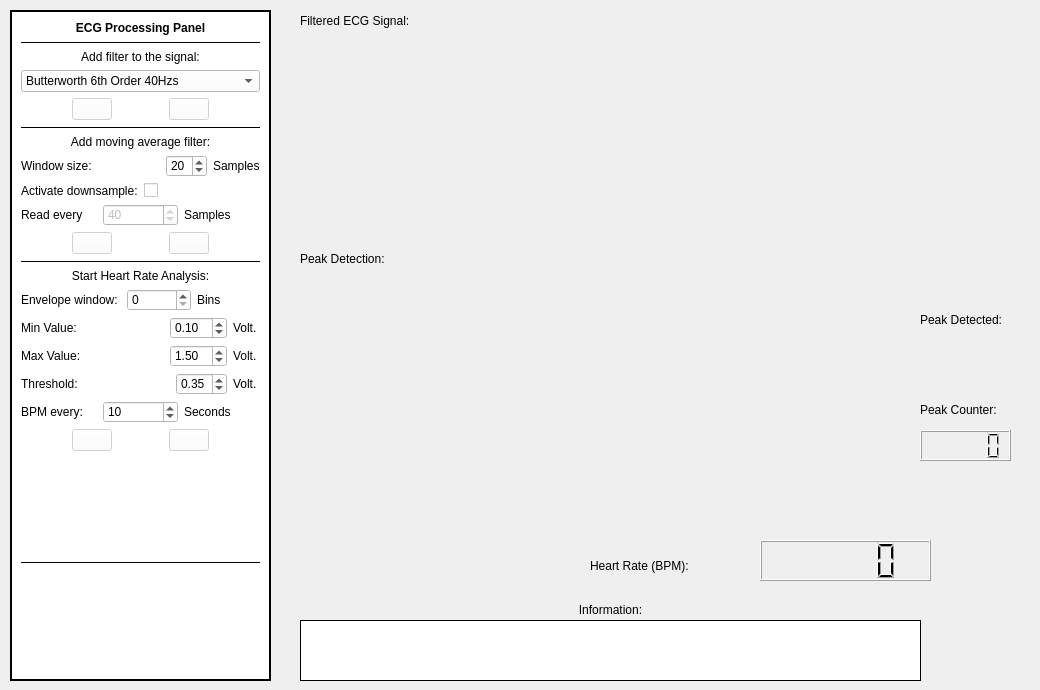
    <widget class="QWidget" name="tabEcgProcessor">
     <attribute name="title">
      <string>ECG Signal Processing</string>
     </attribute>
     <widget class="QWidget" name="verticalLayoutWidget_7">
      <property name="geometry">
       <rect>
        <x>300</x>
        <y>40</y>
        <width>611</width>
        <height>191</height>
       </rect>
      </property>
      <layout class="QVBoxLayout" name="plotEcgProcesado"/>
     </widget>
     <widget class="QLabel" name="label_54">
      <property name="geometry">
       <rect>
        <x>300</x>
        <y>10</y>
        <width>221</width>
        <height>21</height>
       </rect>
      </property>
      <property name="text">
       <string>Filtered ECG Signal:</string>
      </property>
     </widget>
     <widget class="QFrame" name="verticalFrame_5">
      <property name="geometry">
       <rect>
        <x>10</x>
        <y>10</y>
        <width>261</width>
        <height>671</height>
       </rect>
      </property>
      <property name="palette">
       <palette>
        <active>
         <colorrole role="Button">
          <brush brushstyle="SolidPattern">
           <color alpha="255">
            <red>255</red>
            <green>255</green>
            <blue>255</blue>
           </color>
          </brush>
         </colorrole>
         <colorrole role="Base">
          <brush brushstyle="SolidPattern">
           <color alpha="255">
            <red>255</red>
            <green>255</green>
            <blue>255</blue>
           </color>
          </brush>
         </colorrole>
         <colorrole role="Window">
          <brush brushstyle="SolidPattern">
           <color alpha="255">
            <red>255</red>
            <green>255</green>
            <blue>255</blue>
           </color>
          </brush>
         </colorrole>
         <colorrole role="HighlightedText">
          <brush brushstyle="SolidPattern">
           <color alpha="255">
            <red>255</red>
            <green>255</green>
            <blue>255</blue>
           </color>
          </brush>
         </colorrole>
        </active>
        <inactive>
         <colorrole role="Button">
          <brush brushstyle="SolidPattern">
           <color alpha="255">
            <red>255</red>
            <green>255</green>
            <blue>255</blue>
           </color>
          </brush>
         </colorrole>
         <colorrole role="Base">
          <brush brushstyle="SolidPattern">
           <color alpha="255">
            <red>255</red>
            <green>255</green>
            <blue>255</blue>
           </color>
          </brush>
         </colorrole>
         <colorrole role="Window">
          <brush brushstyle="SolidPattern">
           <color alpha="255">
            <red>255</red>
            <green>255</green>
            <blue>255</blue>
           </color>
          </brush>
         </colorrole>
         <colorrole role="HighlightedText">
          <brush brushstyle="SolidPattern">
           <color alpha="255">
            <red>255</red>
            <green>255</green>
            <blue>255</blue>
           </color>
          </brush>
         </colorrole>
        </inactive>
        <disabled>
         <colorrole role="Button">
          <brush brushstyle="SolidPattern">
           <color alpha="255">
            <red>255</red>
            <green>255</green>
            <blue>255</blue>
           </color>
          </brush>
         </colorrole>
         <colorrole role="Base">
          <brush brushstyle="SolidPattern">
           <color alpha="255">
            <red>255</red>
            <green>255</green>
            <blue>255</blue>
           </color>
          </brush>
         </colorrole>
         <colorrole role="Window">
          <brush brushstyle="SolidPattern">
           <color alpha="255">
            <red>255</red>
            <green>255</green>
            <blue>255</blue>
           </color>
          </brush>
         </colorrole>
         <colorrole role="HighlightedText">
          <brush brushstyle="SolidPattern">
           <color alpha="255">
            <red>255</red>
            <green>255</green>
            <blue>255</blue>
           </color>
          </brush>
         </colorrole>
        </disabled>
       </palette>
      </property>
      <property name="styleSheet">
       <string notr="true">background-color: rgb(255, 255, 255);</string>
      </property>
      <property name="frameShape">
       <enum>QFrame::Box</enum>
      </property>
      <property name="lineWidth">
       <number>2</number>
      </property>
      <layout class="QVBoxLayout" name="verticalLayout_6">
       <property name="sizeConstraint">
        <enum>QLayout::SetNoConstraint</enum>
       </property>
       <item>
        <widget class="QLabel" name="label_55">
         <property name="font">
          <font>
           <weight>75</weight>
           <bold>true</bold>
          </font>
         </property>
         <property name="autoFillBackground">
          <bool>false</bool>
         </property>
         <property name="text">
          <string>ECG Processing Panel</string>
         </property>
         <property name="alignment">
          <set>Qt::AlignCenter</set>
         </property>
        </widget>
       </item>
       <item>
        <widget class="Line" name="line_18">
         <property name="frameShadow">
          <enum>QFrame::Plain</enum>
         </property>
         <property name="lineWidth">
          <number>1</number>
         </property>
         <property name="midLineWidth">
          <number>4</number>
         </property>
         <property name="orientation">
          <enum>Qt::Horizontal</enum>
         </property>
        </widget>
       </item>
       <item>
        <widget class="QLabel" name="label_56">
         <property name="text">
          <string>Add filter to the signal:</string>
         </property>
         <property name="alignment">
          <set>Qt::AlignCenter</set>
         </property>
        </widget>
       </item>
       <item>
        <layout class="QHBoxLayout" name="horizontalLayout_29">
         <item>
          <widget class="QComboBox" name="filterListEcg">
           <property name="enabled">
            <bool>true</bool>
           </property>
           <property name="sizePolicy">
            <sizepolicy hsizetype="Maximum" vsizetype="Maximum">
             <horstretch>0</horstretch>
             <verstretch>0</verstretch>
            </sizepolicy>
           </property>
           <property name="minimumSize">
            <size>
             <width>170</width>
             <height>0</height>
            </size>
           </property>
           <property name="maximumSize">
            <size>
             <width>243</width>
             <height>63</height>
            </size>
           </property>
           <property name="styleSheet">
            <string notr="true">selection-background-color: rgb(0, 238, 0);</string>
           </property>
           <item>
            <property name="text">
             <string>Butterworth 6th Order 40Hzs </string>
            </property>
           </item>
           <item>
            <property name="text">
             <string>Butterworth 6th Order 100Hzs </string>
            </property>
           </item>
           <item>
            <property name="text">
             <string>Butterworth 6th Order 50Hzs</string>
            </property>
           </item>
          </widget>
         </item>
        </layout>
       </item>
       <item>
        <layout class="QHBoxLayout" name="horizontalLayout_30">
         <item>
          <widget class="QPushButton" name="startButterworthEcg">
           <property name="enabled">
            <bool>false</bool>
           </property>
           <property name="sizePolicy">
            <sizepolicy hsizetype="Maximum" vsizetype="Fixed">
             <horstretch>0</horstretch>
             <verstretch>0</verstretch>
            </sizepolicy>
           </property>
           <property name="text">
            <string/>
           </property>
           <property name="icon">
            <iconset>
             <normaloff>icons/start-icon.png</normaloff>icons/start-icon.png</iconset>
           </property>
          </widget>
         </item>
         <item>
          <widget class="QPushButton" name="stopButterworthEcg">
           <property name="enabled">
            <bool>false</bool>
           </property>
           <property name="sizePolicy">
            <sizepolicy hsizetype="Maximum" vsizetype="Fixed">
             <horstretch>0</horstretch>
             <verstretch>0</verstretch>
            </sizepolicy>
           </property>
           <property name="text">
            <string/>
           </property>
           <property name="icon">
            <iconset>
             <normaloff>icons/stop-icon.png</normaloff>icons/stop-icon.png</iconset>
           </property>
          </widget>
         </item>
        </layout>
       </item>
       <item>
        <widget class="Line" name="line_19">
         <property name="frameShadow">
          <enum>QFrame::Plain</enum>
         </property>
         <property name="orientation">
          <enum>Qt::Horizontal</enum>
         </property>
        </widget>
       </item>
       <item>
        <widget class="QLabel" name="label_57">
         <property name="text">
          <string>Add moving average filter:</string>
         </property>
         <property name="alignment">
          <set>Qt::AlignCenter</set>
         </property>
        </widget>
       </item>
       <item>
        <layout class="QHBoxLayout" name="horizontalLayout_31">
         <item>
          <widget class="QLabel" name="label_58">
           <property name="text">
            <string>Window size:</string>
           </property>
          </widget>
         </item>
         <item>
          <spacer name="horizontalSpacer_9">
           <property name="orientation">
            <enum>Qt::Horizontal</enum>
           </property>
           <property name="sizeHint" stdset="0">
            <size>
             <width>40</width>
             <height>20</height>
            </size>
           </property>
          </spacer>
         </item>
         <item>
          <widget class="QSpinBox" name="windowSizeEcg">
           <property name="value">
            <number>20</number>
           </property>
          </widget>
         </item>
         <item>
          <widget class="QLabel" name="label_59">
           <property name="text">
            <string>Samples</string>
           </property>
          </widget>
         </item>
        </layout>
       </item>
       <item>
        <layout class="QHBoxLayout" name="horizontalLayout_32">
         <item>
          <widget class="QLabel" name="label_60">
           <property name="text">
            <string>Activate downsample:</string>
           </property>
          </widget>
         </item>
         <item>
          <widget class="QCheckBox" name="activateDownsampleEcg">
           <property name="text">
            <string/>
           </property>
          </widget>
         </item>
        </layout>
       </item>
       <item>
        <layout class="QHBoxLayout" name="horizontalLayout_33">
         <item>
          <widget class="QLabel" name="label_61">
           <property name="text">
            <string>Read every </string>
           </property>
          </widget>
         </item>
         <item>
          <widget class="QSpinBox" name="downsampleWindowEcg">
           <property name="enabled">
            <bool>false</bool>
           </property>
           <property name="value">
            <number>40</number>
           </property>
          </widget>
         </item>
         <item>
          <widget class="QLabel" name="label_62">
           <property name="text">
            <string>Samples</string>
           </property>
          </widget>
         </item>
        </layout>
       </item>
       <item>
        <layout class="QHBoxLayout" name="horizontalLayout_34">
         <item>
          <widget class="QPushButton" name="startAverageEcg">
           <property name="enabled">
            <bool>false</bool>
           </property>
           <property name="sizePolicy">
            <sizepolicy hsizetype="Maximum" vsizetype="Fixed">
             <horstretch>0</horstretch>
             <verstretch>0</verstretch>
            </sizepolicy>
           </property>
           <property name="text">
            <string/>
           </property>
           <property name="icon">
            <iconset>
             <normaloff>icons/start-icon.png</normaloff>icons/start-icon.png</iconset>
           </property>
          </widget>
         </item>
         <item>
          <widget class="QPushButton" name="stopAverageEcg">
           <property name="enabled">
            <bool>false</bool>
           </property>
           <property name="sizePolicy">
            <sizepolicy hsizetype="Maximum" vsizetype="Fixed">
             <horstretch>0</horstretch>
             <verstretch>0</verstretch>
            </sizepolicy>
           </property>
           <property name="text">
            <string/>
           </property>
           <property name="icon">
            <iconset>
             <normaloff>icons/stop-icon.png</normaloff>icons/stop-icon.png</iconset>
           </property>
          </widget>
         </item>
        </layout>
       </item>
       <item>
        <widget class="Line" name="line_20">
         <property name="frameShadow">
          <enum>QFrame::Plain</enum>
         </property>
         <property name="orientation">
          <enum>Qt::Horizontal</enum>
         </property>
        </widget>
       </item>
       <item>
        <widget class="QLabel" name="label_64">
         <property name="text">
          <string>Start Heart Rate Analysis:</string>
         </property>
         <property name="alignment">
          <set>Qt::AlignCenter</set>
         </property>
        </widget>
       </item>
       <item>
        <layout class="QHBoxLayout" name="horizontalLayout_36">
         <item>
          <widget class="QLabel" name="label_70">
           <property name="text">
            <string>Envelope window: </string>
           </property>
          </widget>
         </item>
         <item>
          <widget class="QSpinBox" name="envelopeWindowEcg">
           <property name="value">
            <number>0</number>
           </property>
          </widget>
         </item>
         <item>
          <widget class="QLabel" name="label_71">
           <property name="text">
            <string>Bins</string>
           </property>
          </widget>
         </item>
        </layout>
       </item>
       <item>
        <layout class="QHBoxLayout" name="horizontalLayout_37">
         <item>
          <widget class="QLabel" name="label_72">
           <property name="text">
            <string>Min Value:</string>
           </property>
          </widget>
         </item>
         <item>
          <spacer name="horizontalSpacer_10">
           <property name="orientation">
            <enum>Qt::Horizontal</enum>
           </property>
           <property name="sizeHint" stdset="0">
            <size>
             <width>40</width>
             <height>20</height>
            </size>
           </property>
          </spacer>
         </item>
         <item>
          <widget class="QDoubleSpinBox" name="minValueEcg">
           <property name="value">
            <double>0.100000000000000</double>
           </property>
          </widget>
         </item>
         <item>
          <widget class="QLabel" name="label_73">
           <property name="text">
            <string>Volt. </string>
           </property>
          </widget>
         </item>
        </layout>
       </item>
       <item>
        <layout class="QHBoxLayout" name="horizontalLayout_39">
         <item>
          <widget class="QLabel" name="label_79">
           <property name="text">
            <string>Max Value:  </string>
           </property>
          </widget>
         </item>
         <item>
          <spacer name="horizontalSpacer_11">
           <property name="orientation">
            <enum>Qt::Horizontal</enum>
           </property>
           <property name="sizeHint" stdset="0">
            <size>
             <width>40</width>
             <height>20</height>
            </size>
           </property>
          </spacer>
         </item>
         <item>
          <widget class="QDoubleSpinBox" name="maxValueEcg">
           <property name="value">
            <double>1.500000000000000</double>
           </property>
          </widget>
         </item>
         <item>
          <widget class="QLabel" name="label_80">
           <property name="text">
            <string>Volt. </string>
           </property>
          </widget>
         </item>
        </layout>
       </item>
       <item>
        <layout class="QHBoxLayout" name="horizontalLayout_38">
         <item>
          <widget class="QLabel" name="label_74">
           <property name="text">
            <string>Threshold:</string>
           </property>
          </widget>
         </item>
         <item>
          <spacer name="horizontalSpacer_4">
           <property name="orientation">
            <enum>Qt::Horizontal</enum>
           </property>
           <property name="sizeHint" stdset="0">
            <size>
             <width>40</width>
             <height>20</height>
            </size>
           </property>
          </spacer>
         </item>
         <item>
          <widget class="QDoubleSpinBox" name="thresholdEcg">
           <property name="maximum">
            <double>6.000000000000000</double>
           </property>
           <property name="singleStep">
            <double>0.150000000000000</double>
           </property>
           <property name="value">
            <double>0.350000000000000</double>
           </property>
          </widget>
         </item>
         <item>
          <widget class="QLabel" name="label_78">
           <property name="text">
            <string>Volt. </string>
           </property>
          </widget>
         </item>
        </layout>
       </item>
       <item>
        <layout class="QHBoxLayout" name="horizontalLayout_41">
         <item>
          <widget class="QLabel" name="label_83">
           <property name="text">
            <string>BPM every: </string>
           </property>
          </widget>
         </item>
         <item>
          <widget class="QSpinBox" name="intervaloEcg">
           <property name="value">
            <number>10</number>
           </property>
          </widget>
         </item>
         <item>
          <widget class="QLabel" name="label_84">
           <property name="text">
            <string>Seconds</string>
           </property>
          </widget>
         </item>
        </layout>
       </item>
       <item>
        <layout class="QHBoxLayout" name="horizontalLayout_35">
         <item>
          <widget class="QPushButton" name="startDetectionEcg">
           <property name="enabled">
            <bool>false</bool>
           </property>
           <property name="sizePolicy">
            <sizepolicy hsizetype="Maximum" vsizetype="Fixed">
             <horstretch>0</horstretch>
             <verstretch>0</verstretch>
            </sizepolicy>
           </property>
           <property name="text">
            <string/>
           </property>
           <property name="icon">
            <iconset>
             <normaloff>icons/start-icon.png</normaloff>icons/start-icon.png</iconset>
           </property>
          </widget>
         </item>
         <item>
          <widget class="QPushButton" name="stopDetectionEcg">
           <property name="enabled">
            <bool>false</bool>
           </property>
           <property name="sizePolicy">
            <sizepolicy hsizetype="Maximum" vsizetype="Fixed">
             <horstretch>0</horstretch>
             <verstretch>0</verstretch>
            </sizepolicy>
           </property>
           <property name="text">
            <string/>
           </property>
           <property name="icon">
            <iconset>
             <normaloff>icons/stop-icon.png</normaloff>icons/stop-icon.png</iconset>
           </property>
          </widget>
         </item>
        </layout>
       </item>
       <item>
        <spacer name="verticalSpacer_2">
         <property name="orientation">
          <enum>Qt::Vertical</enum>
         </property>
         <property name="sizeHint" stdset="0">
          <size>
           <width>20</width>
           <height>40</height>
          </size>
         </property>
        </spacer>
       </item>
       <item>
        <widget class="Line" name="line_21">
         <property name="frameShadow">
          <enum>QFrame::Plain</enum>
         </property>
         <property name="orientation">
          <enum>Qt::Horizontal</enum>
         </property>
        </widget>
       </item>
       <item>
        <widget class="QLabel" name="label_75">
         <property name="sizePolicy">
          <sizepolicy hsizetype="Ignored" vsizetype="MinimumExpanding">
           <horstretch>0</horstretch>
           <verstretch>1</verstretch>
          </sizepolicy>
         </property>
         <property name="maximumSize">
          <size>
           <width>16777215</width>
           <height>100</height>
          </size>
         </property>
         <property name="lineWidth">
          <number>1</number>
         </property>
         <property name="midLineWidth">
          <number>0</number>
         </property>
         <property name="text">
          <string/>
         </property>
         <property name="textFormat">
          <enum>Qt::PlainText</enum>
         </property>
         <property name="pixmap">
          <pixmap>icons/robolab.png</pixmap>
         </property>
         <property name="scaledContents">
          <bool>true</bool>
         </property>
         <property name="alignment">
          <set>Qt::AlignLeading|Qt::AlignLeft|Qt::AlignVCenter</set>
         </property>
         <property name="wordWrap">
          <bool>true</bool>
         </property>
        </widget>
       </item>
      </layout>
     </widget>
     <widget class="QLCDNumber" name="lcdBpm">
      <property name="geometry">
       <rect>
        <x>760</x>
        <y>540</y>
        <width>171</width>
        <height>41</height>
       </rect>
      </property>
     </widget>
     <widget class="QLabel" name="label_63">
      <property name="geometry">
       <rect>
        <x>590</x>
        <y>550</y>
        <width>151</width>
        <height>31</height>
       </rect>
      </property>
      <property name="text">
       <string>Heart Rate (BPM):</string>
      </property>
     </widget>
     <widget class="QLabel" name="resultEcg">
      <property name="geometry">
       <rect>
        <x>300</x>
        <y>620</y>
        <width>621</width>
        <height>61</height>
       </rect>
      </property>
      <property name="styleSheet">
       <string notr="true">background-color: rgb(255, 255, 255);
</string>
      </property>
      <property name="frameShape">
       <enum>QFrame::Panel</enum>
      </property>
      <property name="text">
       <string/>
      </property>
      <property name="alignment">
       <set>Qt::AlignCenter</set>
      </property>
     </widget>
     <widget class="QLabel" name="label_77">
      <property name="geometry">
       <rect>
        <x>300</x>
        <y>600</y>
        <width>621</width>
        <height>20</height>
       </rect>
      </property>
      <property name="text">
       <string>Information:</string>
      </property>
      <property name="alignment">
       <set>Qt::AlignCenter</set>
      </property>
     </widget>
     <widget class="QWidget" name="verticalLayoutWidget_8">
      <property name="geometry">
       <rect>
        <x>300</x>
        <y>280</y>
        <width>611</width>
        <height>211</height>
       </rect>
      </property>
      <layout class="QVBoxLayout" name="plotEcgPicos"/>
     </widget>
     <widget class="QLabel" name="label_66">
      <property name="geometry">
       <rect>
        <x>300</x>
        <y>250</y>
        <width>251</width>
        <height>17</height>
       </rect>
      </property>
      <property name="text">
       <string>Peak Detection:</string>
      </property>
     </widget>
     <widget class="QLabel" name="peakDetectedEcg">
      <property name="geometry">
       <rect>
        <x>940</x>
        <y>340</y>
        <width>51</width>
        <height>51</height>
       </rect>
      </property>
      <property name="sizePolicy">
       <sizepolicy hsizetype="Ignored" vsizetype="MinimumExpanding">
        <horstretch>0</horstretch>
        <verstretch>1</verstretch>
       </sizepolicy>
      </property>
      <property name="maximumSize">
       <size>
        <width>16777215</width>
        <height>100</height>
       </size>
      </property>
      <property name="lineWidth">
       <number>1</number>
      </property>
      <property name="midLineWidth">
       <number>0</number>
      </property>
      <property name="text">
       <string/>
      </property>
      <property name="textFormat">
       <enum>Qt::PlainText</enum>
      </property>
      <property name="pixmap">
       <pixmap>icons/green-led-off.png</pixmap>
      </property>
      <property name="scaledContents">
       <bool>true</bool>
      </property>
      <property name="alignment">
       <set>Qt::AlignLeading|Qt::AlignLeft|Qt::AlignVCenter</set>
      </property>
      <property name="wordWrap">
       <bool>true</bool>
      </property>
     </widget>
     <widget class="QLabel" name="label_81">
      <property name="geometry">
       <rect>
        <x>920</x>
        <y>310</y>
        <width>111</width>
        <height>20</height>
       </rect>
      </property>
      <property name="text">
       <string>Peak Detected:</string>
      </property>
     </widget>
     <widget class="QLabel" name="label_82">
      <property name="geometry">
       <rect>
        <x>920</x>
        <y>400</y>
        <width>101</width>
        <height>20</height>
       </rect>
      </property>
      <property name="text">
       <string>Peak Counter:</string>
      </property>
     </widget>
     <widget class="QLCDNumber" name="peakCounterEcg">
      <property name="enabled">
       <bool>true</bool>
      </property>
      <property name="geometry">
       <rect>
        <x>920</x>
        <y>430</y>
        <width>91</width>
        <height>31</height>
       </rect>
      </property>
     </widget>
    </widget>
